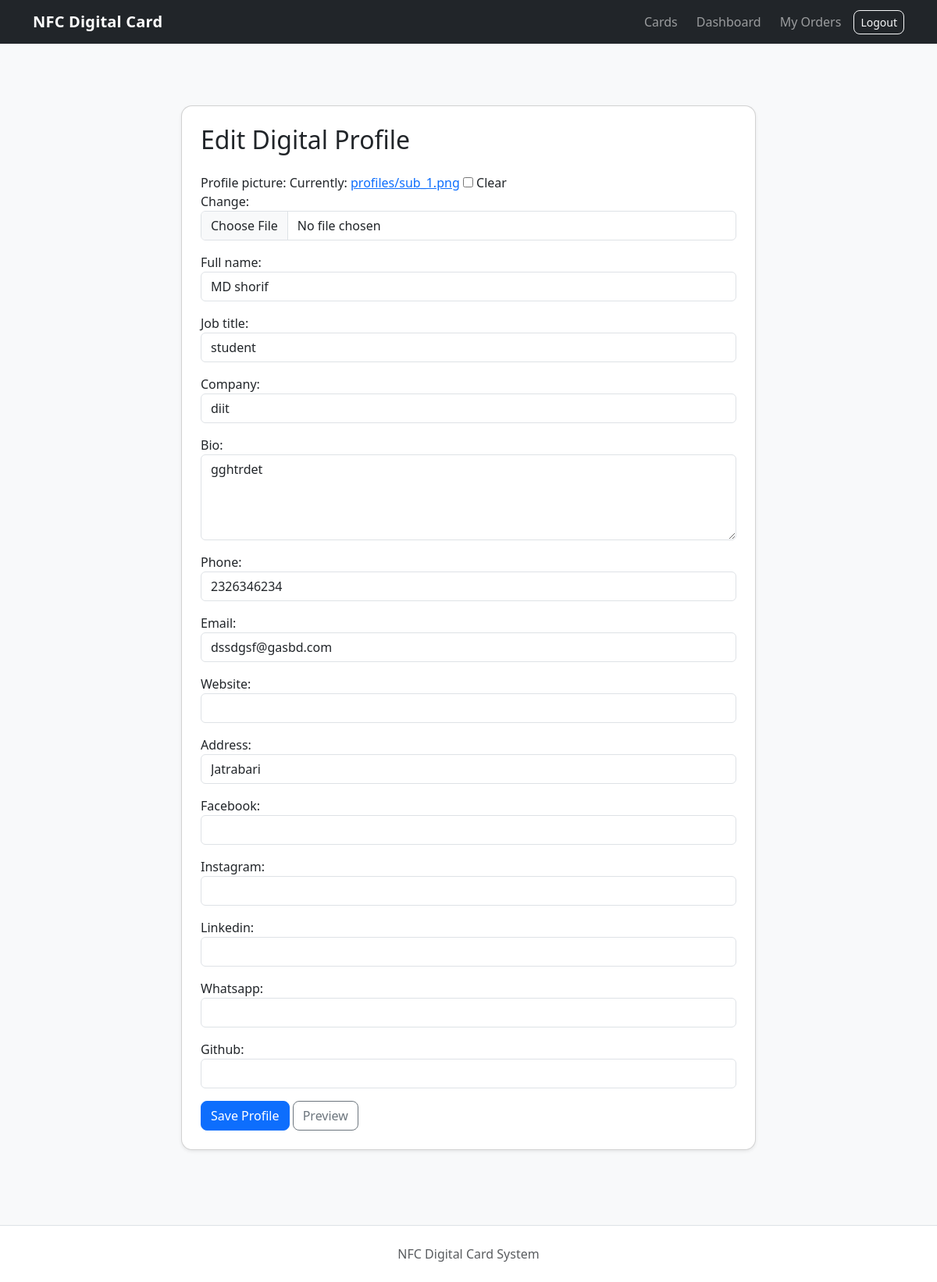
The app's page /profile/edit/ (signed in) with its own data.
### profiles/models.py (models this page shows, shortened)
class Profile(models.Model):
    user = models.OneToOneField(
        User,
        on_delete=models.CASCADE,
        related_name="profile",
    )
    full_name = models.CharField(max_length=150, blank=True)
    job_title = models.CharField(max_length=150, blank=True)
    company = models.CharField(max_length=150, blank=True)
    bio = models.TextField(blank=True)
    phone = models.CharField(max_length=30, blank=True)
    email = models.EmailField(blank=True)
    website = models.URLField(blank=True)
    address = models.CharField(max_length=255, blank=True)
    facebook = models.URLField(blank=True)
    instagram = models.URLField(blank=True)
    linkedin = models.URLField(blank=True)
    whatsapp = models.CharField(max_length=30, blank=True)
    github = models.URLField(blank=True)
    profile_picture = models.ImageField(
        upload_to="profiles/",
        blank=True,
        null=True,
    )
    created_at = models.DateTimeField(auto_now_add=True)
    updated_at = models.DateTimeField(auto_now=True)

### profiles/views.py (the view)
@login_required
def edit_profile(request):
    profile, _ = Profile.objects.get_or_create(
        user=request.user,
    )
    if request.method == "POST":
        form = ProfileForm(
            request.POST,
            request.FILES,
            instance=profile,
        )
        if form.is_valid():
            form.save()
            return redirect("profile_preview")
    else:
        form = ProfileForm(
            instance=profile,
        )
    return render(
        request,
        "profiles/edit_profile.html",
        {
            "form": form,
        },
    )

### profiles/forms.py
class ProfileForm(forms.ModelForm):
    class Meta:
        model = Profile
        fields = [
            "profile_picture",
            "full_name",
            "job_title",
            "company",
            "bio",
            "phone",
            "email",
            "website",
            "address",
            "facebook",
            "instagram",
            "linkedin",
            "whatsapp",
            "github",
        ]
        widgets = {
            "bio": forms.Textarea(
                attrs={
                    "rows": 4,
                }
            ),
        }
    def __init__(self, *args, **kwargs):
        super().__init__(*args, **kwargs)
        for field in self.fields.values():
            field.widget.attrs["class"] = "form-control"

### templates/profiles/edit_profile.html (shortened to what this page needs)
{% extends "base.html" %}
{% block content %}
<div class="row justify-content-center">
    <div class="col-lg-8">
        <div class="card shadow-sm">
            <div class="card-body p-4">
                <h2 class="mb-4">
                    Edit Digital Profile
                </h2>
                <form
                    method="post"
                    enctype="multipart/form-data"
                >
                    {{ form.as_p }}
                    <button
                        type="submit"
                        class="btn btn-primary"
                    >
                        Save Profile
                    </button>
                    <a
                        href="{% url 'profile_preview' %}"
                        class="btn btn-outline-secondary"
                    >
                        Preview
                    </a>
                </form>
            </div>
        </div>
    </div>
</div>
{% endblock %}

### static/css/style.css (style rules this page uses)
body { min-height: 100vh; }
.card { border-radius: 14px; }
.btn { border-radius: 8px; }

### records on screen
Profile: full_name "MD shorif", job_title "student", company "diit", bio "gghtrdet", phone "2326346234", email "dssdgsf@gasbd.com", address "Jatrabari"
